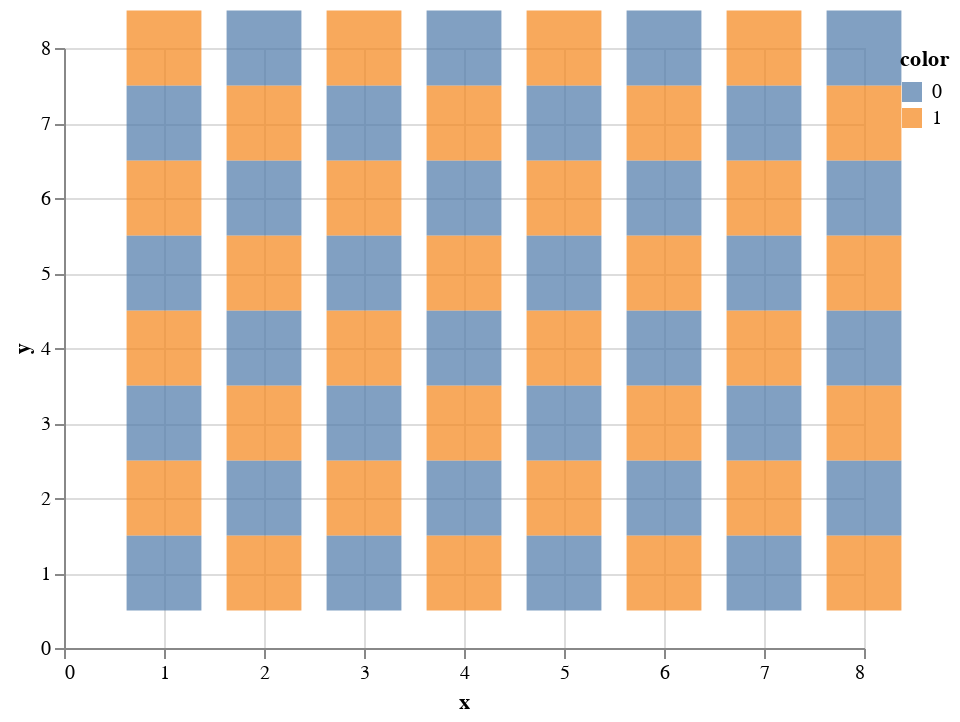

Notebook source saved alongside this figure:
### Markdown cell above
## Visualização do Tabuleiro

### Code cell
# Cria um dataset com a cor de cada posição do tabuleiro
board = []
for i in range(8):
    for j in range(8):
        board.append([i+1, j+1, str((i+j)%2)])

board = pd.DataFrame(board, columns = ['x', 'y', 'color'])

plot_board = alt.Chart(board).mark_square(size = 1400, height=800, width=800).encode(x = 'x:Q', y='y:Q', color='color')

plot_board.display()

### Figure 1 — Vega-Lite specification as saved in the notebook (floating-point values rounded to 4 significant figures)
{"config": {"view": {"continuousWidth": 400, "continuousHeight": 300}}, "data": {"name": "data-7177561fb59c66d8f6195149c70f47a9"}, "mark": {"type": "square", "height": 800, "size": 1400, "width": 800}, "encoding": {"color": {"type": "nominal", "field": "color"}, "x": {"type": "quantitative", "field": "x"}, "y": {"type": "quantitative", "field": "y"}}, "$schema": "https://vega.github.io/schema/vega-lite/v4.8.1.json", "datasets": {"data-7177561fb59c66d8f6195149c70f47a9": [{"x": 1, "y": 1, "color": "0"}, {"x": 1, "y": 2, "color": "1"}, {"x": 1, "y": 3, "color": "0"}, {"x": 1, "y": 4, "color": "1"}, {"x": 1, "y": 5, "color": "0"}, {"x": 1, "y": 6, "color": "1"}, {"x": 1, "y": 7, "color": "0"}, {"x": 1, "y": 8, "color": "1"}, {"x": 2, "y": 1, "color": "1"}, {"x": 2, "y": 2, "color": "0"}, {"x": 2, "y": 3, "color": "1"}, {"x": 2, "y": 4, "color": "0"}, {"x": 2, "y": 5, "color": "1"}, {"x": 2, "y": 6, "color": "0"}, {"x": 2, "y": 7, "color": "1"}, {"x": 2, "y": 8, "color": "0"}, {"x": 3, "y": 1, "color": "0"}, {"x": 3, "y": 2, "color": "1"}, {"x": 3, "y": 3, "color": "0"}, {"x": 3, "y": 4, "color": "1"}, {"x": 3, "y": 5, "color": "0"}, {"x": 3, "y": 6, "color": "1"}, {"x": 3, "y": 7, "color": "0"}, {"x": 3, "y": 8, "color": "1"}, {"x": 4, "y": 1, "color": "1"}, {"x": 4, "y": 2, "color": "0"}, {"x": 4, "y": 3, "color": "1"}, {"x": 4, "y": 4, "color": "0"}, {"x": 4, "y": 5, "color": "1"}, {"x": 4, "y": 6, "color": "0"}, {"x": 4, "y": 7, "color": "1"}, {"x": 4, "y": 8, "color": "0"}, {"x": 5, "y": 1, "color": "0"}, {"x": 5, "y": 2, "color": "1"}, {"x": 5, "y": 3, "color": "0"}, {"x": 5, "y": 4, "color": "1"}, {"x": 5, "y": 5, "color": "0"}, {"x": 5, "y": 6, "color": "1"}, {"x": 5, "y": 7, "color": "0"}, {"x": 5, "y": 8, "color": "1"}, {"x": 6, "y": 1, "color": "1"}, {"x": 6, "y": 2, "color": "0"}, {"x": 6, "y": 3, "color": "1"}, {"x": 6, "y": 4, "color": "0"}, {"x": 6, "y": 5, "color": "1"}, {"x": 6, "y": 6, "color": "0"}, {"x": 6, "y": 7, "color": "1"}, {"x": 6, "y": 8, "color": "0"}, {"x": 7, "y": 1, "color": "0"}, {"x": 7, "y": 2, "color": "1"}, {"x": 7, "y": 3, "color": "0"}, {"x": 7, "y": 4, "color": "1"}, {"x": 7, "y": 5, "color": "0"}, {"x": 7, "y": 6, "color": "1"}, {"x": 7, "y": 7, "color": "0"}, {"x": 7, "y": 8, "color": "1"}, {"x": 8, "y": 1, "color": "1"}, {"x": 8, "y": 2, "color": "0"}, {"x": 8, "y": 3, "color": "1"}, {"x": 8, "y": 4, "color": "0"}, {"x": 8, "y": 5, "color": "1"}, {"x": 8, "y": 6, "color": "0"}, {"x": 8, "y": 7, "color": "1"}, {"x": 8, "y": 8, "color": "0"}]}}
